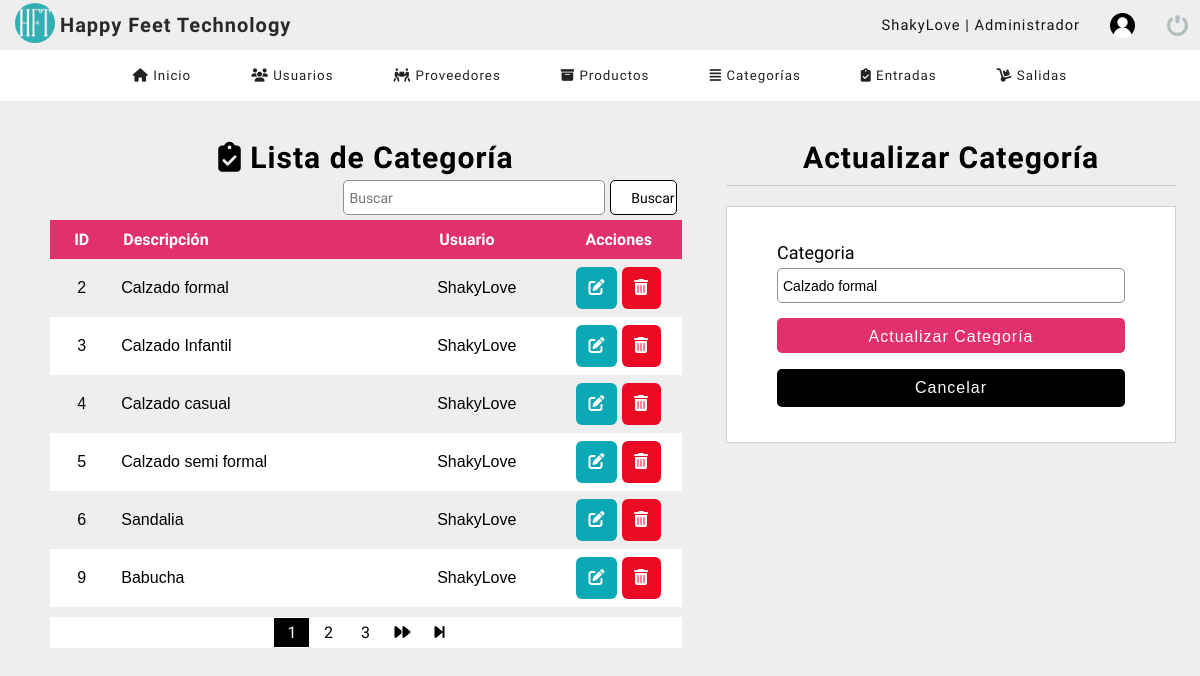
/dashboard/editar_categoria.php?id_categoria=2 (signed in), run on the app's committed database.
### tables this page shows
CREATE TABLE `categorias` (
  `categoria_id` int(11) NOT NULL,
  `descripcion` text NOT NULL,
  `usuario_id` int(11) NOT NULL,
  `estatus` int(11) NOT NULL DEFAULT 1
);

CREATE TABLE `usuarios` (
  `codigo` int(11) NOT NULL,
  `nombre` varchar(50) DEFAULT NULL,
  `correo` varchar(50) DEFAULT NULL,
  `usuario` varchar(50) DEFAULT NULL,
  `contraseña` varchar(50) DEFAULT NULL,
  `rol` int(11) DEFAULT NULL,
  `estatus` int(11) NOT NULL DEFAULT 1
);

### dashboard/editar_categoria.php (the view, shortened to what this page needs)
<?php
    include "../bd/conn.php";
    $categoria_id = $_REQUEST['id_categoria'];
    $query = mysqli_query($conn, "SELECT * FROM categorias WHERE categoria_id = $categoria_id");
    $result_sql = mysqli_num_rows($query);
    if($result_sql == 0){
        header('location: listar_categoria.php');
    }else{
        while($row = mysqli_fetch_array($query)){
            $descripcion = $row['descripcion'];
        }
    }
?>
<!DOCTYPE html>
<html lang="en">
<head>
	<?php include "includes/scripts.php"; ?>
</head>
<body>
	<?php include "includes/header.php" ?>
    <section id="container">
    <div class="cont-categoria" style="display: flex; width: 100%; height: 100%; justify-content: center;">
        <div class="tabla-usuario" style="width: 60%; margin-top: 30px">
            <h1><i class="fas fa-clipboard-check"></i> Lista de Categoría</h1>
            <div class="botones" style="width: 95%; justify-content: flex-end;">
                <div class="botones-2" style="width: 50%; ">
                        <form action="buscar_entrada.php" method="get" class="form-search" style="width: 100%;">
                            <input type="text" name="busqueda" id="busqueda" placeholder="Buscar" class="barra-search">
                            <input type="submit" value="Buscar" class="btn-search">
                        </form>
                </div>
            </div>
            <div class="table">
                <table>
                    <tr>
                        <th style="text-align: center; width: 10%;">ID</th>
                        <th style="width: 50%;">Descripción</th>
                        <th style="width: 20%;">Usuario</th>
                        <th style="text-align: center; width: 20%">Acciones</th>
                    </tr>
                    <?php
                        $sql_registe = mysqli_query($conn, "SELECT COUNT(*) as total_registro FROM categorias WHERE estatus = 1");
                        $row_registe = mysqli_fetch_array($sql_registe);
                        $total_registro = $row_registe['total_registro'];
                        $por_pagina = 6 ;
                        if(empty($_GET['pagina'])){
                            $pagina = 1;
                        }else{
                            $pagina = $_GET['pagina'];
                        }
                        $desde = ($pagina - 1 ) * $por_pagina;
                        $total_paginas = ceil($total_registro / $por_pagina);
                        $query = mysqli_query($conn, "SELECT c.categoria_id, c.descripcion, u.usuario
                        FROM categorias c INNER JOIN usuarios u ON c.usuario_id = u.codigo
                        WHERE c.estatus = 1
                        ORDER BY c.categoria_id ASC LIMIT $desde, $por_pagina");
                        $resltado = mysqli_num_rows($query);
                        if($resltado > 0){
                            while($row = mysqli_fetch_array($query)){
                    ?>
                            <?php
                            $clase = 0;
                            if($_SESSION['rol'] == 1){
                                $clase = 1;
                            }else{
                                $clase = 1;
                            }
                            ?>
                                <tr class="rol-<?php echo $clase ?>">
                                <td style="text-align: center;"><?php echo $row['categoria_id']; ?></td>
                                <td><?php echo $row['descripcion']; ?></td>
                                <td><?php echo $row['usuario']; ?></td>
                                <td style="text-align: center;" class="acc">
                                    <a class="link_edit" href="editar_categoria.php?id_categoria=<?php echo $row['categoria_id']; ?>">
                                        <i class="fas fa-edit"></i>
                                    </a>
                                    <a class="link_delete" href="eliminar_categoria.php?id_categoria=<?php echo $row['categoria_id']; ?>">
                                        <i class="fas fa-trash-alt"></i>
                                    </a>
                                <?php } ?>
                                </td>
                                <?php } ?>
                            </tr>
                </table>
            </div>
            <div class="paginador_pr">
                <div class="paginador">
                        <ul>
                    <?php
                        for ($i=1; $i <= $total_paginas; $i++){
                            if($i == $pagina){
                                echo '<li class="pageSelected">'.$i.'</li>';
                            }else{
                                echo '<li><a href="?pagina='.$i.'">'.$i.'</a></li>';
                            }
                        }
                        if($pagina != $total_paginas){
                    ?>
                            <li><a href="?pagina=<?php echo $pagina + 1 ?>"><i class="fas fa-forward"></i></a></li>
                            <li><a href="?pagina=<?php echo $total_paginas ?>"><i class="fas fa-step-forward"></i></a></li>
                    <?php } ?>
                        </ul>
                </div>
            </div>
        </div>
        <div class="form_register" style="margin-top: 30px;">
            <h1> Actualizar Categoría</h1>
            <hr>
            <form action="" method="POST">
                <label for="nombre">Categoria</label>
                <input type="text" name="nombre" placeholder="Tipo de categoria" id="nombre" value="<?php echo $descripcion; ?>">
                <input type="submit" class="btn-save" value="Actualizar Categoría">
                <a href="listar_categoria.php" class="btn-save closeForm" style="width: 100%; margin-top: 1px;
                border-radius: 5px; background: black; color:white; display: inline-block; text-align: center;">Cancelar</a>
            </form>
        </div>
    </div>
    </section>
</body>
</html>

### dashboard/css/style.css (style rules this page uses)
* { margin: 0; padding: 0; box-sizing: border-box; }
body { background: #eeeeee; }
h1, h2, h3, h4, h5, h6 { font-family: 'Handlee'; letter-spacing: 1px; }
h1 { font-size: 20px; margin-right: auto; }
a { text-decoration: none; font-family: arial; letter-spacing: 1px; }
#container { padding: 90px 15px 15px; height: 100%; }
section .form_register { width: 450px; margin: auto; margin-top: 10px; }
section .form_register h1 { color: black; text-align: center; font-size: 30px; font-family: 'Baloo 2'; margin-top: 20px; }
hr { border: 0; background: #CCC; height: 1px; margin: 10px 0; display: block; }
form { background: white; margin: auto; padding: 20px 50px; border: 1px solid #d1d1d1; }
label { display: block; font-size: 18px; font-family: 'Baloo 2'; margin: 15px auto 5px auto; }
input,select { display: block; width: 100%; height: 35px; font-size: 14px; padding: 5px; border: 1px solid #85929d; border-radius: 5px; }
.btn-save { font-size: 12pt; background: #E1306C; padding: 10px; color: white; letter-spacing: 1px; border: 0; cursor: pointer; margin: 15px auto; }
.tabla-usuario { margin-top: 10px; }
.tabla-usuario h1 { color: black; text-align: center; font-size: 30px; font-family: 'Baloo 2'; margin-top: 20px; }
.tabla-usuario .botones { display: flex; justify-content: center; }
.botones-2 { width: 90%; }
.table { display: flex; justify-content: center; }
table { border-collapse: collapse; font-size: 12pt; width: 90%; justify-content: center; }
th { font-family: 'Baloo 2'; text-align: start; padding: 10px; background: rgb(94, 94, 94); color: white; }
table tr:nth-child(odd) { background: white; }
table .rol-1 td { font-family: Arial, Helvetica, sans-serif; padding: 8px; }
.link_edit { display: inline-block; background: #0BA9B6; color: white; border-radius: 6px; padding: 12px; }
.link_delete { display: inline-block; background: #eb0a24; color: white; border-radius: 6px; padding: 12px; }
.paginador_pr { display: flex; justify-content: center; width: 100%; margin-top: 10px; }
.paginador { width: 90%; display: flex; justify-content: center; border: none; background: #FFF; }
.paginador ul { padding: 0; list-style: none; background: #FFF; margin-top: 0; display: -webkit-flex; display: -moz-flex; display: -ms-flex; display: -o-flex; display: inline-flex; }
.paginador a, .pageSelected { color: rgb(0, 0, 0); border: none; display: inline-block; font-size: 20; text-align: center; width: 35px; margin: 1px; padding: 5px; font-family: 'Baloo 2'; }
.pageSelected { color: white; background: black; }
.form-search { display: -webkit-flex; display: -moz-flex; display: -ms-flex; display: -o-flex; display: flex; float: right; background: #ededed; padding: 0; width: 40%; margin: 5px; border: none; }
.form-search .btn-search { background: white; color: black; border: 1px solid black; padding: 0 20px; cursor: pointer; width: 20%; margin-left: 5px; display: inline-block; font-family: 'Baloo 2'; }
.form-search .barra-search { background: rgb(255, 255, 255); font-family: 'Baloo 2'; }
.table table th { background: #E1306C; }

### data on the page
categorias: categoria_id "2", descripcion "Calzado formal", usuario.usuario "ShakyLove", nombre "Calzado formal"
categorias: categoria_id "3", descripcion "Calzado Infantil", usuario.usuario "ShakyLove"
categorias: categoria_id "4", descripcion "Calzado casual", usuario.usuario "ShakyLove"
categorias: categoria_id "5", descripcion "Calzado semi formal", usuario.usuario "ShakyLove"
categorias: categoria_id "6", descripcion "Sandalia", usuario.usuario "ShakyLove"
categorias: categoria_id "9", descripcion "Babucha", usuario.usuario "ShakyLove"

### other printed values
$_SESSION['user'] "ShakyLove"
